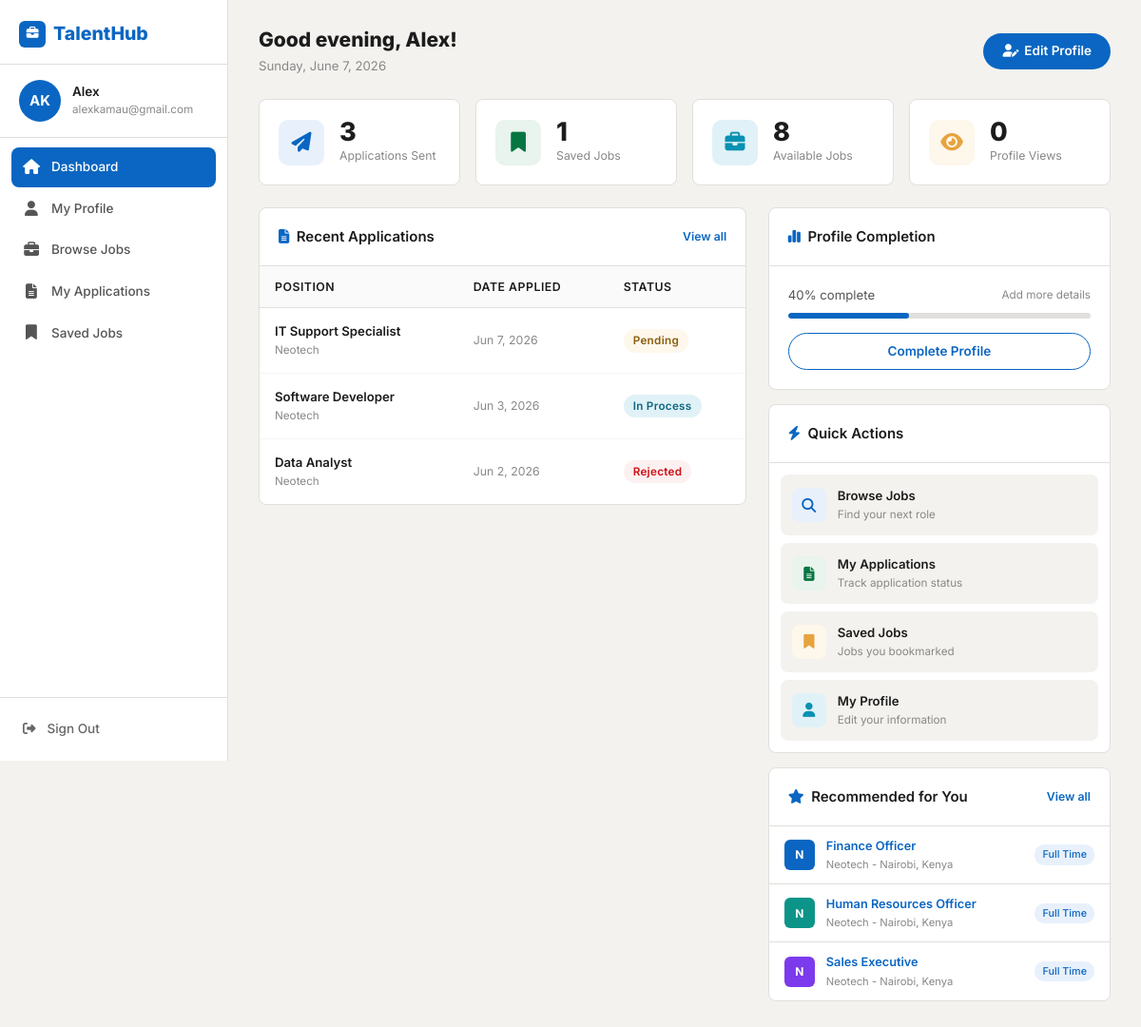
Screenshot of /applicant/ (signed in) with the database file from the repository.
### job_seeker/models.py (models this page shows, shortened)
class User(AbstractUser):
    STAFF = 'staff'
    APPLICANT = 'applicant'
    user_types = [
        (STAFF, 'staff'),
        (APPLICANT, 'applicant'),
    ]
    contact = models.CharField(max_length=100, blank=True)
    location = models.CharField(max_length=100, blank=True)
    user_type = models.CharField(max_length=20, choices=user_types, blank=True)
    class Meta:
        ordering = ['first_name', 'last_name']
    @property
    def full_name(self):
        return f'{self.first_name} {self.last_name}'.strip() or self.username
    @property
    def initials(self):
        parts = self.full_name.split()
        if len(parts) >= 2:
            return (parts[0][0] + parts[-1][0]).upper()
        return self.username[:2].upper()

class Application(models.Model):
    job = models.ForeignKey(Job, on_delete=CASCADE)
    applicant = models.ForeignKey(Applicant, on_delete=CASCADE, related_name='applications')
    date_applied = models.DateTimeField(default=timezone.now)
    resume = models.FileField(upload_to='applications/resumes/', null=True, blank=True, verbose_name='Resume/CV')
    cover_letter = models.FileField(upload_to='cover_letters/', null=True, blank=True)
    status = models.CharField(max_length=20, choices=APPLICATION_STATUS, default='pending')
    reviewed_by = models.ForeignKey(Staff, blank=True, null=True, on_delete=SET_NULL, related_name='reviewed_applications')
    date_reviewed = models.DateTimeField(blank=True, null=True)
    approved = models.BooleanField(default=False)
    approved_by = models.ForeignKey(Staff, blank=True, null=True, on_delete=SET_NULL)
    date_approved = models.DateTimeField(blank=True, null=True)
    class Meta:
        constraints = [
            UniqueConstraint(fields=['job', 'applicant'], name='unique_applicant_job_match')
        ]
        ordering = ['-date_applied']

class Job(models.Model):
    staff = models.ForeignKey(User, related_name='jobs', on_delete=models.CASCADE, null=True)
    title = models.CharField(max_length=255)
    company = models.CharField(max_length=200, null=True, blank=True)
    location = models.CharField(max_length=255)
    description = models.TextField()
    skills_req = models.CharField(max_length=500, null=True, blank=True)
    job_type = models.CharField(max_length=30, choices=JOB_TYPES, default='Full Time', null=True)
    link = models.URLField(null=True, blank=True)
    salary = models.CharField(max_length=100, null=True, blank=True)
    slug = AutoSlugField(populate_from='title', unique=True, null=True)
    date_posted = models.DateTimeField(default=timezone.now)
    deadline = models.DateField(null=True, blank=True)

### job_seeker/decorators.py (the view)
    def wrapper_func(request, *args, **kwargs):
        if not request.user.is_authenticated:
            return redirect('login')
        if request.user.user_type == User.APPLICANT:
            return view_func(request, *args, **kwargs)
        if request.user.user_type == User.STAFF:
            return redirect('staff')
        messages.error(request, 'Access denied. This page is for job seekers only.')
        return redirect('home')

### job_seeker/models.py (called while the page is built)
    def completion_percentage(self):
        fields = [self.full_name, self.location, self.resume, self.grad_year, self.job_type]
        filled = sum(1 for f in fields if f)
        return int((filled / len(fields)) * 100)

### templates/applicant/applicant.html (shortened to what this page needs)
{% extends 'base.html' %}
{% block body %}
{% include 'applicant/side_bar_applicant.html' %}
<div class="sidebar-main">
  <div class="page-header">
    <div>
      <h1 class="page-title">{{ greeting }}, {{ request.user.first_name|default:request.user.username }}!</h1>
      <p class="page-subtitle">{% now "l, N j, Y" %}</p>
    </div>
    <a href="{% url 'edit-profile' %}" class="btn-primary-th">
      <i class="fa-solid fa-user-pen"></i> Edit Profile
    </a>
  </div>
  <div class="stats-row mb-4">
    <div class="stat-card">
      <div class="stat-icon stat-icon-blue"><i class="fa-solid fa-paper-plane"></i></div>
      <div>
        <div class="stat-number">{{ applied_count }}</div>
        <p class="stat-label">Applications Sent</p>
      </div>
    </div>
    <div class="stat-card">
      <div class="stat-icon stat-icon-green"><i class="fa-solid fa-bookmark"></i></div>
      <div>
        <div class="stat-number">{{ saved_count }}</div>
        <p class="stat-label">Saved Jobs</p>
      </div>
    </div>
    <div class="stat-card">
      <div class="stat-icon stat-icon-info"><i class="fa-solid fa-briefcase"></i></div>
      <div>
        <div class="stat-number">{{ total_jobs }}</div>
        <p class="stat-label">Available Jobs</p>
      </div>
    </div>
    <div class="stat-card">
      <div class="stat-icon stat-icon-orange"><i class="fa-solid fa-eye"></i></div>
      <div>
        <div class="stat-number">0</div>
        <p class="stat-label">Profile Views</p>
      </div>
    </div>
  </div>
  <div class="row g-4" style="align-items:flex-start;">
    <div class="col-lg-7" style="align-self:flex-start;">
      <div class="th-card" style="align-self:flex-start;height:auto !important;">
        <div class="th-card-header d-flex justify-content-between align-items-center">
          <span><i class="fa-solid fa-file-lines me-2 text-primary-th"></i>Recent Applications</span>
          <a href="{% url 'applied-jobs' %}" style="font-size:.82rem;color:var(--primary);">View all</a>
        </div>
        <div class="th-card-body" style="padding:0;">
          {% if recent_applications %}
          <table class="th-table">
            <thead>
              <tr>
                <th>Position</th>
                <th>Date Applied</th>
                <th>Status</th>
              </tr>
            </thead>
            <tbody>
              {% for app in recent_applications %}
              <tr>
                <td>
                  <div style="font-weight:600;color:var(--text-dark);">{{ app.job.title }}</div>
                  <div style="font-size:.78rem;color:var(--text-light);">{{ app.job.company|default:"Neotech" }}</div>
                </td>
                <td style="font-size:.82rem;color:var(--text-light);">{{ app.date_applied|date:"M j, Y" }}</td>
                <td>
                  <span class="badge-status badge-{{ app.status|lower|cut:" " }}">
                    {{ app.get_status_display }}
                  </span>
                </td>
              </tr>
              {% endfor %}
            </tbody>
          </table>
          {% endif %}
        </div>
      </div>
    </div>
    <div class="col-lg-5">
      {% if profile %}
      <div class="th-card mb-3">
        <div class="th-card-header"><i class="fa-solid fa-chart-simple me-2 text-primary-th"></i>Profile Completion</div>
        <div class="th-card-body">
          <div class="d-flex justify-content-between align-items-center mb-2">
            <span style="font-size:.88rem;color:var(--text-med);">{{ profile_complete }}% complete</span>
            <span style="font-size:.78rem;color:var(--text-light);">{% if profile_complete < 100 %}Add more details{% else %}Complete!{% endif %}</span>
          </div>
          <div class="profile-progress">
            <div class="profile-progress-bar" style="width:{{ profile_complete }}%;"></div>
          </div>
          {% if profile_complete < 100 %}
          <a href="{% url 'edit-profile' %}" class="btn-outline-th mt-3" style="display:flex;justify-content:center;width:100%;padding:8px;">
            Complete Profile
          </a>
          {% endif %}
        </div>
      </div>
      {% endif %}
      <div class="th-card mb-3">
        <div class="th-card-header"><i class="fa-solid fa-bolt me-2 text-primary-th"></i>Quick Actions</div>
        <div class="th-card-body" style="padding:12px;">
          <div style="display:flex;flex-direction:column;gap:8px;">
            <a href="{% url 'posted-jobs' %}" style="display:flex;align-items:center;gap:12px;padding:12px;background:var(--bg);border-radius:8px;text-decoration:none;transition:all .2s;">
              <div style="width:36px;height:36px;background:var(--primary-lt);border-radius:8px;display:flex;align-items:center;justify-content:center;color:var(--primary);">
                <i class="fa-solid fa-search"></i>
              </div>
              <div>
                <div style="font-size:.88rem;font-weight:600;color:var(--text-dark);">Browse Jobs</div>
                <div style="font-size:.78rem;color:var(--text-light);">Find your next role</div>
              </div>
            </a>
            <a href="{% url 'applied-jobs' %}" style="display:flex;align-items:center;gap:12px;padding:12px;background:var(--bg);border-radius:8px;text-decoration:none;transition:all .2s;">
              <div style="width:36px;height:36px;background:var(--success-lt);border-radius:8px;display:flex;align-items:center;justify-content:center;color:var(--success);">
                <i class="fa-solid fa-file-lines"></i>
              </div>
              <div>
                <div style="font-size:.88rem;font-weight:600;color:var(--text-dark);">My Applications</div>
                <div style="font-size:.78rem;color:var(--text-light);">Track application status</div>
              </div>
            </a>
            <a href="{% url 'saved-jobs' %}" style="display:flex;align-items:center;gap:12px;padding:12px;background:var(--bg);border-radius:8px;text-decoration:none;transition:all .2s;">
              <div style="width:36px;height:36px;background:var(--warning-lt);border-radius:8px;display:flex;align-items:center;justify-content:center;color:var(--warning);">
                <i class="fa-solid fa-bookmark"></i>
              </div>
              <div>
                <div style="font-size:.88rem;font-weight:600;color:var(--text-dark);">Saved Jobs</div>
                <div style="font-size:.78rem;color:var(--text-light);">Jobs you bookmarked</div>
              </div>
            </a>
            <a href="{% url 'my-profile' %}" style="display:flex;align-items:center;gap:12px;padding:12px;background:var(--bg);border-radius:8px;text-decoration:none;transition:all .2s;">
              <div style="width:36px;height:36px;background:var(--info-lt);border-radius:8px;display:flex;align-items:center;justify-content:center;color:var(--info);">
                <i class="fa-solid fa-user"></i>
              </div>
              <div>
                <div style="font-size:.88rem;font-weight:600;color:var(--text-dark);">My Profile</div>
                <div style="font-size:.78rem;color:var(--text-light);">Edit your information</div>
              </div>
            </a>
          </div>
        </div>
      </div>
      <div class="th-card">
        <div class="th-card-header d-flex justify-content-between align-items-center">
          <span><i class="fa-solid fa-star me-2 text-primary-th"></i>Recommended for You</span>
          <a href="{% url 'posted-jobs' %}" style="font-size:.82rem;color:var(--primary);">View all</a>
        </div>
        {% if recommended_jobs %}
        <div>
          {% for job in recommended_jobs|slice:":3" %}
          <a href="{% url 'job-details' job.id %}" class="rec-list-item">
            <div class="job-company-avatar av-{% cycle 'blue' 'teal' 'violet' %}"
                 style="width:32px;height:32px;font-size:.8rem;border-radius:6px;flex-shrink:0;">
              {{ job.company|first|upper|default:"N" }}
            </div>
            <div style="flex:1;min-width:0;">
              <div style="font-size:.85rem;font-weight:600;color:var(--primary);white-space:nowrap;overflow:hidden;text-overflow:ellipsis;">{{ job.title }}</div>
              <div style="font-size:.75rem;color:var(--text-light);">{{ job.company|default:"Neotech" }} - {{ job.location }}</div>
            </div>
            <span style="font-size:.72rem;background:var(--primary-lt);color:var(--primary);padding:2px 8px;border-radius:10px;font-weight:500;white-space:nowrap;flex-shrink:0;">{{ job.job_type }}</span>
          </a>
          {% endfor %}
        </div>
        {% endif %}
      </div>
    </div>
  </div>
</div>
{% endblock %}

### templates/applicant/side_bar_applicant.html (shortened to what this page needs)
{% load static %}
<aside class="th-sidebar" id="appSidebar">
  <div class="sidebar-logo-area">
    <a href="{% url 'home' %}" class="sidebar-logo">
      <div style="width:28px;height:28px;background:var(--primary);border-radius:6px;display:flex;align-items:center;justify-content:center;color:white;font-size:.85rem;flex-shrink:0;">
        <i class="fa-solid fa-briefcase"></i>
      </div>
      TalentHub
    </a>
  </div>
  <div class="sidebar-user-area">
    <div class="sidebar-avatar">{{ request.user.initials }}</div>
    <div style="min-width:0;">
      <p class="sidebar-user-name">{{ request.user.first_name|default:request.user.username }}</p>
      <p class="sidebar-user-email">{{ request.user.email }}</p>
    </div>
  </div>
  <ul class="sidebar-nav">
    <li>
      <a href="{% url 'applicant' %}" class="{% if request.resolver_match.url_name == 'applicant' %}active{% endif %}">
        <i class="fa-solid fa-house"></i> Dashboard
      </a>
    </li>
    <li>
      <a href="{% url 'my-profile' %}" class="{% if request.resolver_match.url_name == 'my-profile' or request.resolver_match.url_name == 'edit-profile' %}active{% endif %}">
        <i class="fa-solid fa-user"></i> My Profile
      </a>
    </li>
    <li>
      <a href="{% url 'posted-jobs' %}" class="{% if request.resolver_match.url_name == 'posted-jobs' %}active{% endif %}">
        <i class="fa-solid fa-briefcase"></i> Browse Jobs
      </a>
    </li>
    <li>
      <a href="{% url 'applied-jobs' %}" class="{% if request.resolver_match.url_name == 'applied-jobs' %}active{% endif %}">
        <i class="fa-solid fa-file-lines"></i> My Applications
      </a>
    </li>
    <li>
      <a href="{% url 'saved-jobs' %}" class="{% if request.resolver_match.url_name == 'saved-jobs' %}active{% endif %}">
        <i class="fa-solid fa-bookmark"></i> Saved Jobs
      </a>
    </li>
  </ul>
  <div class="sidebar-footer">
    <a href="{% url 'logout' %}" class="sidebar-logout">
      <i class="fa-solid fa-right-from-bracket"></i> Sign Out
    </a>
  </div>
</aside>

### templates/applicant/applicant.html (style rules this page uses)
.sidebar-logout { color: #666666 !important; transition: color 0.2s ease !important; }
.rec-list-item { display: flex; align-items: center; gap: 12px; padding: 11px 16px; border-bottom: 1px solid var(--border); text-decoration: none; transition: background .15s; }
.rec-list-item:last-child { border-bottom: none; }

### rows the page displays
User: user.initials "AK", user.first_name "Alex", user.email "alexkamau@gmail.com"
Application: job "IT Support Specialist", job.company "Neotech", date_applied "Jun 7, 2026", status "Pending"
Application: job "Software Developer", job.company "Neotech", date_applied "Jun 3, 2026", status "In Process"
Application: job "Data Analyst", job.company "Neotech", date_applied "Jun 2, 2026", status "Rejected"
Job: company|first "N", title "Finance Officer", company "Neotech", location "Nairobi, Kenya", job_type "Full Time"
Job: company|first "N", title "Human Resources Officer", company "Neotech", location "Nairobi, Kenya", job_type "Full Time"
Job: company|first "N", title "Sales Executive", company "Neotech", location "Nairobi, Kenya", job_type "Full Time"

### other values shown
{{ greeting }} "Good evening"
{{ applied_count }} "3"
{{ saved_count }} "1"
{{ total_jobs }} "8"
{{ profile_complete }} "40"
